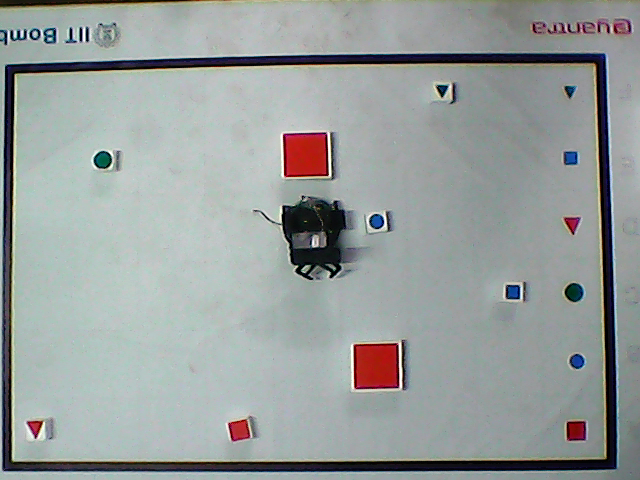
#> input picture test_image1.png, 640 x 480 px; the run also reads 1 picture not shown here
$ python toIncreaseClarity.py   (Python 2 division)
#> lines starting #> are read from the running program, lines starting #| are printed output that depends on the picture
import cv2
a=cv2.imread('test_image1.png')
#> a is the input picture: shape (480, 640, 3); mean B, G, R 156.9, 158.2, 151.9
b=cv2.imread('test_image2.png')
c=cv2.imread('test_image3.png')
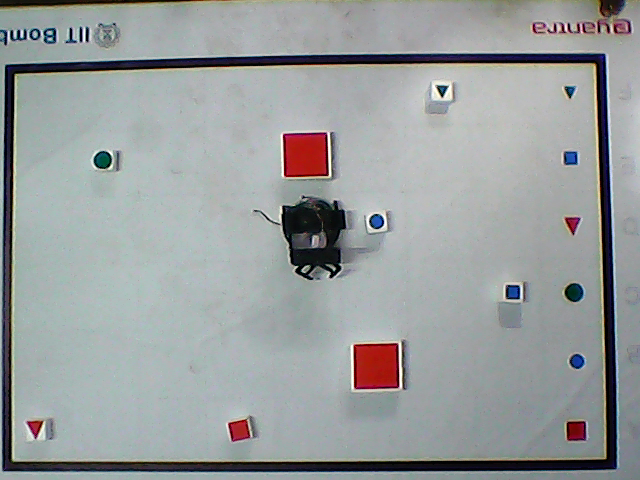
#> input picture test_image3.png, 640 x 480 px
#> c is the input picture: shape (480, 640, 3); mean B, G, R 157.6, 157.3, 152.9
d=a.copy()
for i in range(0,a.shape[0]):
	for j in range(0,a.shape[1]):
		for k in range(0,a.shape[2]):
			a[i][j][k] = (a[i][j][k] + b[i][j][k]) / 2
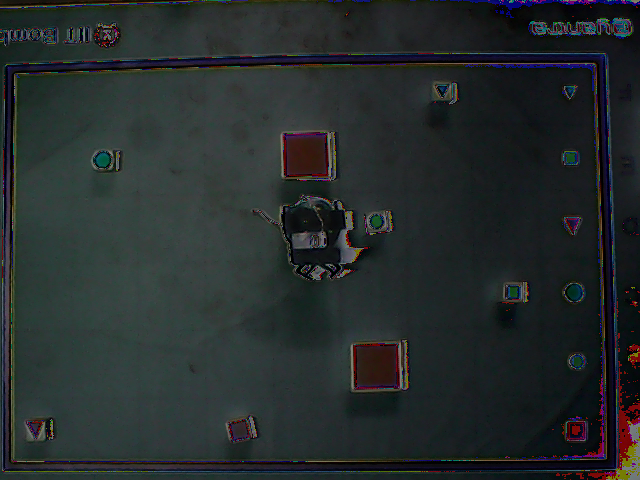
#> a: shape (480, 640, 3); mean B, G, R 44.3, 44, 37.8

cv2.imshow('a',a)
cv2.waitKey(0)
cv2.imshow('b',b)
cv2.waitKey(0)
cv2.imshow('c',c)
cv2.waitKey(0)
cv2.imshow('d',d)
cv2.waitKey(0)
cv2.destroyAllWindows()

print a[1][1]
#| [19 28 34]
print b[1][1]
#| [20 26 29]
# print c[1][1]
print d[1][1]
#| [18 30 39]
